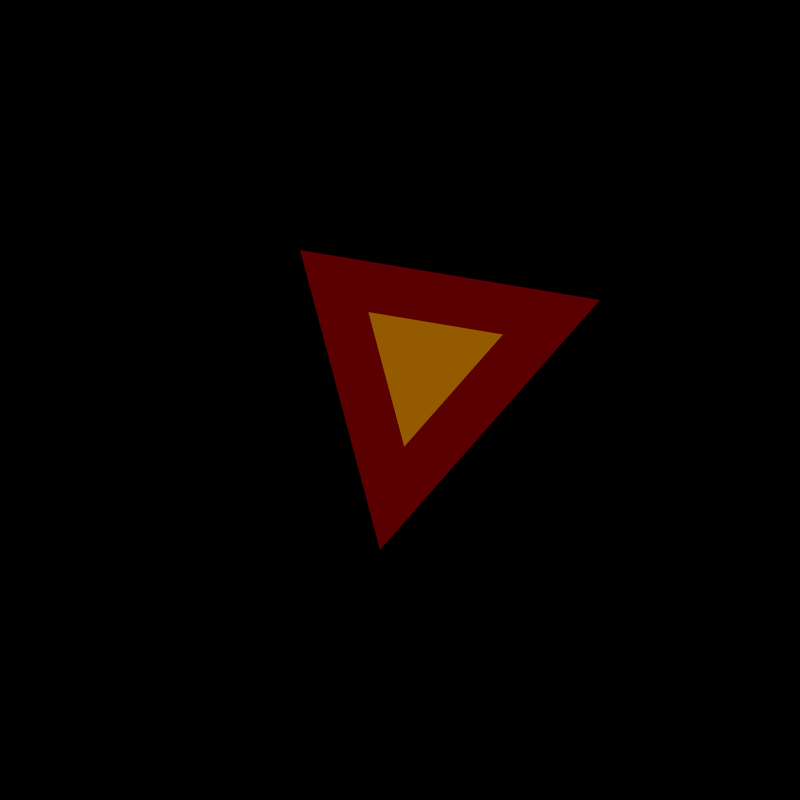
Frame 1 (no input)
Frame 60 (no input): identical to frame 1, image omitted
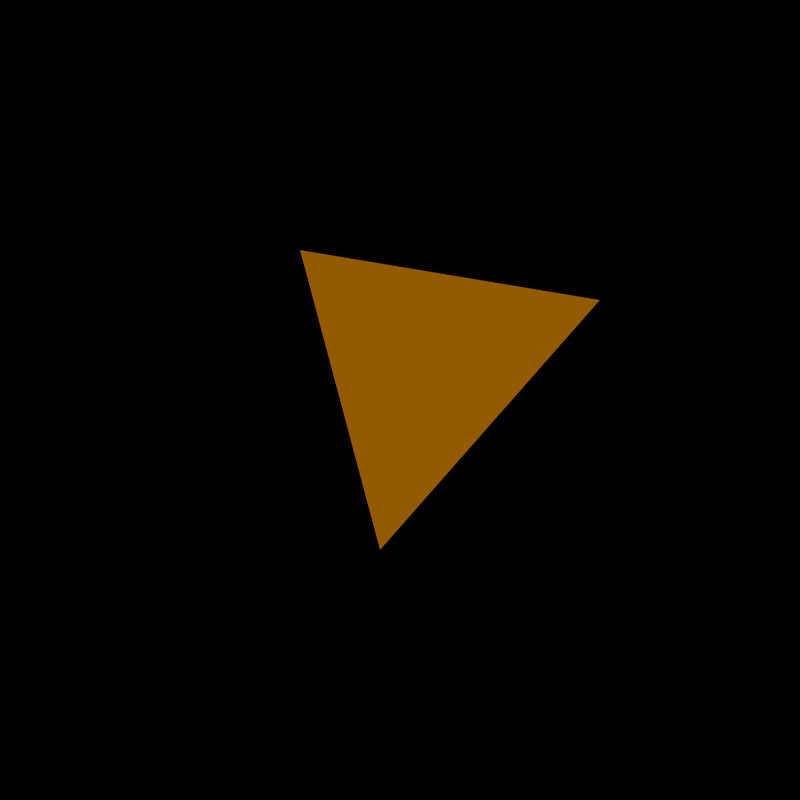
Frame 120 (the mouse pressed at the canvas centre since frame 60)

The p5.js sketch that drew these frames (run headless with seeded random() and noise() and a simulated clock; from frame 60 on, the mouse is pressed at the canvas centre):

// p5.js sketch
// ── sketch.js
let vertices =[];

function setup() {
  createCanvas(800, 800);

  vertices.push(createVector(300, 250));
  vertices.push(createVector(600, 300));
  vertices.push(createVector(380, 550));
}

function draw() {
  background(220);


  background(0);

  let offset = map(mouseX,0,width,-50,50);

  let offset_points = getOffsetPath(vertices, offset);

  fill(255, 0, 0, 90);
  noStroke();
  beginShape();
  for (let i = 0; i < vertices.length; i++) {
    vertex(vertices[i].x, vertices[i].y);
  }
  endShape();

  fill(255, 255, 0, 90);
  noStroke();
  beginShape();
  for (let i = 0; i < offset_points.length; i++) {
    vertex(offset_points[i].x, offset_points[i].y);
  }
  endShape();
}



function getOffsetPath( points,  offset) {

  let new_lines = [];

  for (let i = 0; i < points.length; i++) {
    let start = points[i].copy();
    let end = points[(i+1)%points.length].copy();

    let ang = atan2(start.y - end.y, start.x - end.x);
    ang += HALF_PI;
    let dx = cos(ang) * offset;
    let dy = sin(ang) * offset;
    start.x += dx;
    start.y += dy;
    end.x += dx;
    end.y += dy;
    let a = createVector(start.x, start.y);
    let b = createVector(end.x, end.y);

    let l = new Linea(a, b);

    new_lines.push(l);
  }
  
  let offset_points = [];

  for (let i = 0; i < new_lines.length; i++) {
    let a = new_lines[i];
    let b = new_lines[(i+1)%new_lines.length];
    let p = getLineIntersection(a.p1, a.p2, b.p1, b.p2);
    let v = createVector(p.x, p.y);
    offset_points.push(v);
  }

  return offset_points;
}


class Linea {

  

  //----------------------------------

  constructor(  p1_,  p2_ ) {
    this.p1 = p1_;
    this.p2 = p2_;
  }
  //----------------------------------

  render(){
    line( p1.x, p1.y, p2.x, p2.y );
  }
  
  //----------------------------------
}



function getLineIntersection( p1, p2, p3, p4 ) {
  let aux = null; //new Punto();
  let intersects = false;

  let x = 0;
  let y = 0;

  let a = p2.y - p1.y;
  let b = p2.x - p1.x;
  let c = p4.y - p3.y;
  let d = p4.x - p3.x;

  if ( b != 0 && d != 0 ) {

    let ab = a/b;
    let cd = c/d;

    let e = p3.y - p1.y + p1.x*ab - p3.x*cd;

    let p = ab-cd;

    if ( p != 0) {
      x = e / p;
      y = map( x, p1.x, p2.x, p1.y, p2.y );
      existe = true;
    }
  } 
  else {
    if ( b == 0 && d != 0 ) {
      x = p1.x;
      y = map( x, p3.x, p4.x, p3.y, p4.y );
      existe = true;
    } 
    else if ( b != 0 && d == 0 ) {
      x = p3.x;
      y = map( x, p1.x, p2.x, p1.y, p2.y );
      existe = true;
    }
  }

  if ( existe ) {
    aux = createVector(x, y);
  }
  return aux;
}
